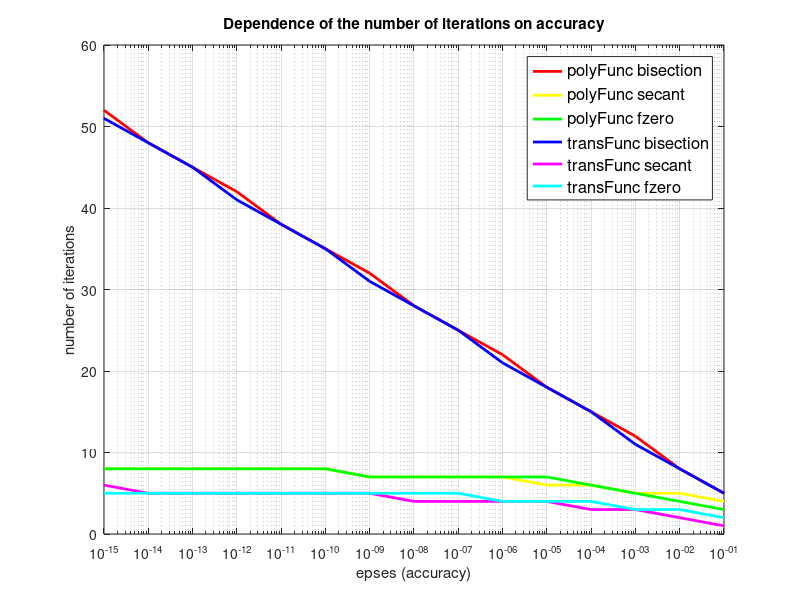

The MATLAB script that drew this image:
epses = [1e-1; 1e-2; 1e-3; 1e-4; 1e-5; 1e-6; 1e-7; 1e-8; 1e-9; 1e-10; 1e-11; 1e-12; 1e-13; 1e-14; 1e-15];
figure();

%--polyFunc_bisection
iters = [5; 8; 12; 15; 18; 22; 25; 28; 32; 35; 38; 42; 45; 48; 52];
semilogx(epses, iters, 'r', 'LineWidth', 2);
hold on;

%--polyFunc_secant
iters = [4; 5; 5; 6; 6; 7; 7; 7; 7; 8; 8; 8; 8; 8; 8];
semilogx(epses, iters, 'y', 'LineWidth', 2);
hold on;

%--polyFunc_fzero
f = @(x) x.^4 - x - 1;
iters = zeros(size(eps));

for i = 1 : 15
    options = optimset('TolX', epses(i));
    [a, b, c, output] = fzero(f, 0.5, options);
    iters(i) = output.iterations;
end

semilogx(epses, iters, 'g', 'LineWidth', 2);
hold on;

%--transFunc_bisection
iters = [5; 8; 11; 15; 18; 21; 25; 28; 31; 35; 38; 41; 45; 48; 51];
semilogx(epses, iters, 'b', 'LineWidth', 2);
hold on;

%--transFunc_secant
iters = [1; 2; 3; 3; 4; 4; 4; 4; 5; 5; 5; 5; 5; 5; 6];
semilogx(epses, iters, 'm', 'LineWidth', 2);
hold on;

%--transFunc_fzero
f = @(x) x + cos(x);
iters = zeros(size(eps));

for i = 1 : 15
    options = optimset('TolX', epses(i));
    [a, b, c, output] = fzero(f, -1.0, options);
    iters(i) = output.iterations;
end

semilogx(epses, iters, 'c', 'LineWidth', 2);

grid on;
xlabel('epses (accuracy)');
ylabel('number of iterations');
title('Dependence of the number of iterations on accuracy');
legend({'polyFunc bisection', 'polyFunc secant', 'polyFunc fzero', 'transFunc bisection', 'transFunc secant', 'transFunc fzero'}, 'FontSize', 12)
